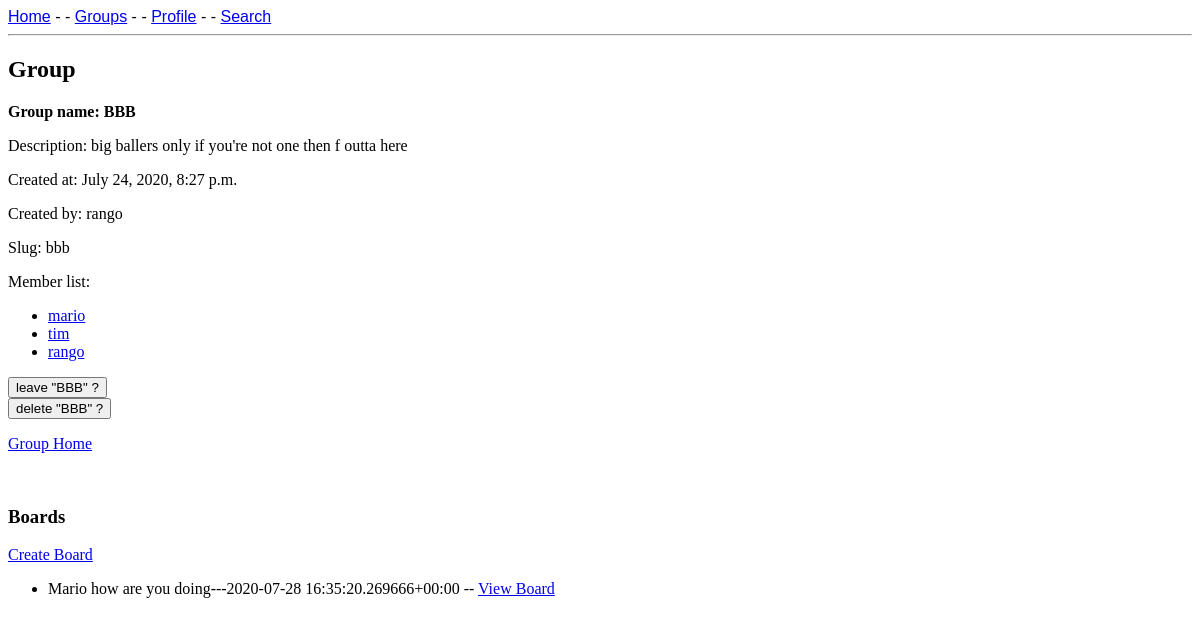
The page /group/bbb/ (signed in) on the database as committed earlier.
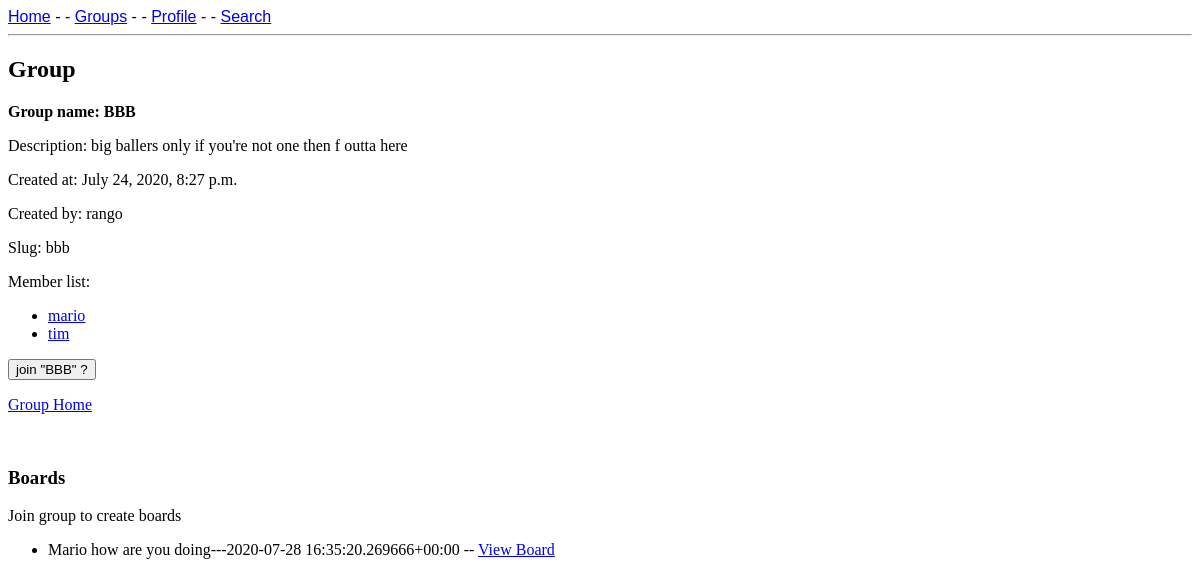
The same page on the database as committed later.
### users/models.py (models this page shows, shortened)
class CustomUser(AbstractUser):
    slug = models.SlugField(unique=True, default="user_account_outdated")
    friend_list = models.ManyToManyField('CustomUser', related_name="friends")
    friend_requests = models.ManyToManyField('CustomUser', related_name="friendrequests")
    def __str__(self):
        return self.username

### group/models.py (models this page shows, shortened)
class Group(models.Model):
    name = models.CharField(max_length=50, unique=True)
    description = models.CharField(max_length=200)
    created_at = models.DateTimeField(auto_now=True)
    created_by = models.ForeignKey(CustomUser, on_delete=models.CASCADE, related_name='group_creator', default=0)
    slug = models.SlugField(unique=True, default="group_outdated")
    members = models.ManyToManyField(
        CustomUser,
        through="Membership",
        through_fields=('group', 'person')
        )
    def __str__(self):
        return str(self.name)

class Board(models.Model):
    topic = models.CharField(max_length=255)
    description = models.CharField(max_length=1000, default='')
    last_updated = models.DateTimeField(auto_now_add=True)
    group = models.ForeignKey(Group, on_delete=models.CASCADE)
    starter = models.ForeignKey(CustomUser, on_delete=models.CASCADE)
    def __str__(self):
        return str(self.topic + "---" + str(self.last_updated))

### group/views.py (the view)
# urls.py: path('<slug:the_slug>/', ViewGroup.as_view(), name="viewgroup"),
class ViewGroup(LoginRequiredMixin, DetailView):
    model = Group
    template_name = 'groups/view_group.html'
    slug_url_kwarg = 'the_slug'
    slug_field = 'slug'
    def get_context_data(self, **kwargs):
        context = super().get_context_data(**kwargs)
        return context

### templates/groups/view_group.html (shortened to what this page needs)
{% extends 'base.html' %}
{% block content %}
<h2>Group</h2>
<div>
    <p>
        <p style="font-weight: bold;">Group name: {{ group.name }}</p>
        <p>Description: {{ group.description }}</p>
        <p>Created at: {{ group.created_at }}</p>
        <p>Created by: {{ group.created_by }}</p>
        <p>Slug: {{ group.slug }}</p>
        <p>Member list: </p>
        <ul>
        {% for member in group.members.all %}
            <li><a href="{% url 'profile' member.slug %}">{{ member }}</a></li>
        {% endfor %}
        </ul>
    </p>
</div>
<div>
    {% if not user in group.members.all %}
    <form method="POST" action="joingroup" group="{{ group }}">
        <input type='submit' value='join "{{ group.name }}" ?' />
    </form>
    {% endif %}
    {% if user in group.members.all %}
    <form method="POST" action="leavegroup" group="{{ group }}">
        <input type='submit' value='leave "{{ group.name }}" ?' />
    </form>
    {% endif %}
    {% if group.created_by == user and user in group.members.all %}
    <form method="POST" action="deletegroup" group="{{ group }}">
        <input type='submit' value='delete "{{ group.name }}" ?' />
    </form>
    {% endif %}
</div>
<p><a href="{% url 'grouphome' %}">Group Home</a></p>
<br>
<h3>Boards</h3>
{% if user in group.members.all %}
<p><a href="{% url 'createboard' group.slug %}">Create Board</a></p>
{% else %}
    <p>Join group to create boards</p>
{% endif %}
{% for board in group.board_set.all %}
    <ul>
        <li> {{ board }} -- <a href="{% url 'viewboard' group.slug board.id %}">View Board</a></li>
    </ul>
{% endfor %}
{% endblock %}

Rows that differ between the two databases and show on the page:
no longer on this page (row edited): CustomUser: username "rango"
shown differently, row unchanged: Group "BBB": name "leave \"BBB\" ?" → "join \"BBB\" ?"; name "delete \"BBB\" ?" → (not shown)
Other text that changed with them:
text no longer shown: "Create Board"
text now shown: "Join group to create boards"
